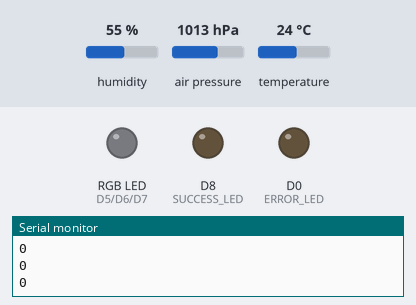
A sketch run on a simulated ESP8266 (NodeMCU). On the bench: an RGB LED mixed from three pins (HIGH = lit), output pins drawn as LEDs (lit = HIGH), the last lines printed to the serial monitor. Inputs (shaded band) come from the test bench; at power-on: humidity 55 %, air pressure 1013 hPa, temperature 24 °C. WiFi joins after 1.5 s; servers stay silent unless stated; uploads are accepted with an empty reply.

Above: at 1.8 s.
At 15.3 s:
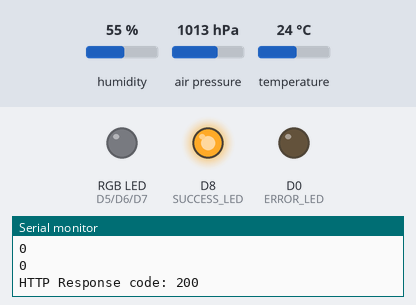
Timing chart, 0 to 16.9 s (numbered marks = the images above):
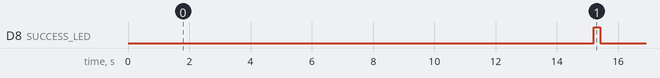

The sketch:

sensors.ino
```cpp
#include <ESP8266WiFi.h>                                // Подключаем библиотеку ESP8266WiFi
#include <ESP8266HTTPClient.h>
#include <Wire.h>                                       // Подключаем библиотеку Wire
#include <WiFiClient.h>
#include <Adafruit_BME280.h>                            // Подключаем библиотеку Adafruit_BME280
#include <Arduino_JSON.h>
#include <Adafruit_Sensor.h>                            // Подключаем библиотеку Adafruit_Sensor

#define SEALEVELPRESSURE_HPA (1013.25)
Adafruit_BME280 bme;

const int R_LED = D5;
const int G_LED = D6;
const int B_LED = D7;
const int ERROR_LED = D0;
const int SUCCESS_LED = D8;

const char * ssid = "L8";
const char * password = "o???AoXqpAE?ejHnL7oLkdN";


String serverName = "http://146.0.79.198:5000";

unsigned long lastTime = 0;
unsigned long timerDelay = 15000;

unsigned long lastTimeColor = 0;
unsigned long timerDelayColor = 1500;

String colorReadings;

void setup() {
  pinMode(ERROR_LED, OUTPUT);
  pinMode(SUCCESS_LED, OUTPUT);
  Serial.begin(115200);

  if (!bme.begin(0x76)) { // Проверка инициализации датчика
    Serial.println("Could not find a valid BME280 sensor, check wiring!"); // Печать, об ошибки инициализации.
    while (1); // Зацикливаем
  }

  Serial.print("Connecting to "); // Отправка в Serial port
  Serial.println(ssid); // Отправка в Serial port
  WiFi.begin(ssid, password);
  while (WiFi.status() != WL_CONNECTED) {
    delay(500);
    Serial.print(".");
  }

  Serial.println(""); // Отправка в Serial port
  Serial.println("WiFi connected."); // Отправка в Serial port
  Serial.println("IP address: "); // Отправка в Serial port
  Serial.println(WiFi.localIP()); // Отправка в Serial port
}

void loop() {
    digitalWrite(ERROR_LED, LOW);
    digitalWrite(SUCCESS_LED, LOW);
  if ((millis() - lastTime) > timerDelay) {

    if (WiFi.status() == WL_CONNECTED) {
      WiFiClient client;
      HTTPClient http;

      float temp = bme.readTemperature();
      float pressure = bme.readPressure() / 100.0F;
      float humidity = bme.readHumidity();

      String serverPath = serverName + "/set_state";

      http.begin(client, serverPath.c_str());
      http.addHeader("Content-Type", "application/json");
      String httpRequestData = "{\"temp\":" + String(temp) + ",\"hum\": " + String(humidity) + ",\"color\": -1}";
      int httpResponseCode = http.POST(httpRequestData);
      if( httpResponseCode == 200){
        digitalWrite(SUCCESS_LED, HIGH);
      } else {
        digitalWrite(ERROR_LED, HIGH);
      }
      Serial.print("HTTP Response code: ");
      Serial.println(httpResponseCode);

      http.end();


    } else {
      Serial.println("WiFi Disconnected");
      digitalWrite(ERROR_LED, HIGH);

    }
    lastTime = millis();
  }

  if ((millis() - lastTimeColor) > timerDelayColor){

      String serverPath = serverName + "/get_state";
      colorReadings = httpGETRequest(serverPath);
      JSONVar myObject = JSON.parse(colorReadings);
      if (JSON.typeof(myObject) == "undefined") {
        Serial.println("Parsing input failed!");
        digitalWrite(ERROR_LED, HIGH);
      }
      // Serial.print("JSON object = ");
      String color = myObject["color"];

      // Serial.println(StrToHex(color.c_str()));
      uint64_t rgb = StrToHex(color.c_str());
      int r = rgb >> 16;
      int g = (rgb & 0x00ff00) >> 8;
      int b = rgb & 0x0000ff;
      Serial.println(r);
      Serial.println(g);
      Serial.println(b);
      analogWrite(R_LED, r);
      analogWrite(G_LED, g);
      analogWrite(B_LED, b);
      lastTimeColor = millis();
  }
}

String httpGETRequest(String serverName) {
  WiFiClient client;
  HTTPClient http;

  http.begin(client, serverName);

  int httpResponseCode = http.GET();

  String payload = "{}";

  if (httpResponseCode > 0) {
    Serial.print("HTTP Response code: ");
    Serial.println(httpResponseCode);
    payload = http.getString();
    digitalWrite(SUCCESS_LED, HIGH);
  } else {
    Serial.print("Error code: ");
    Serial.println(httpResponseCode);
    digitalWrite(ERROR_LED, HIGH);
  }
  // Free resources
  http.end();

  return payload;
}
uint64_t StrToHex(const char * str) {
  return (uint64_t) strtoull(str, 0, 16);
}
```

Measured:
- by itself, D8 (SUCCESS_LED): LOW → HIGH at 15.2 s, → LOW 0.20 s later
